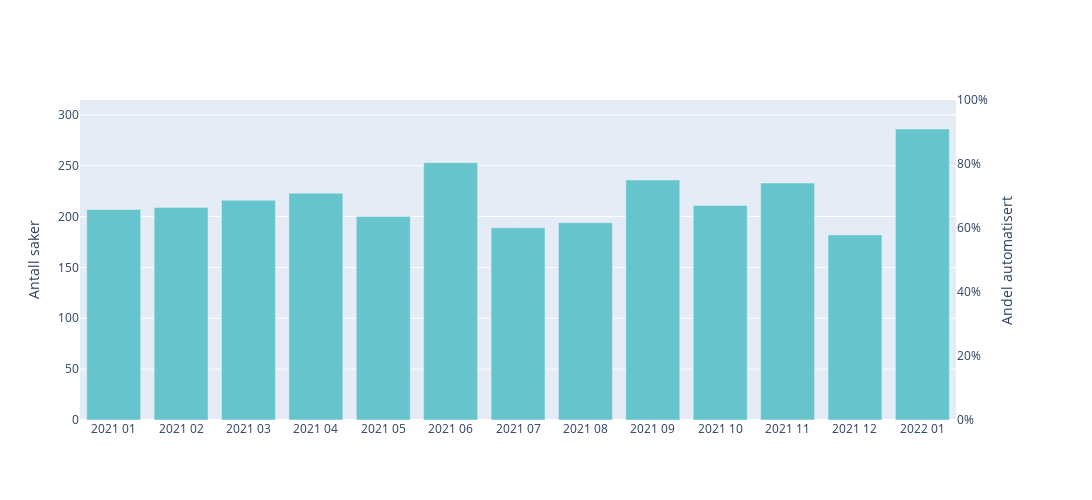

The notebook cell saved with this chart:
### Code cell
fig_automatisering_ikke_selvbetjent1 = plot_automatisering1(df_ikke_selvbetjent)
fig_automatisering_ikke_selvbetjent1.show()

### Figure 1 — Plotly figure (JSON) as saved in the notebook; plotly's stock layout.template omitted (floating-point values rounded to 4 significant figures)
{"data": [{"marker": {"color": "rgb(102, 197, 204)"}, "name": "Antall saker", "type": "bar", "x": ["2021 01", "2021 02", "2021 03", "2021 04", "2021 05", "2021 06", "2021 07", "2021 08", "2021 09", "2021 10", "2021 11", "2021 12", "2022 01"], "xaxis": "x", "y": [207, 209, 216, 223, 200, 253, 189, 194, 236, 211, 233, 182, 286], "yaxis": "y"}, {"line": {"color": "black", "dash": "solid"}, "mode": "lines+markers", "name": "Automatisk", "type": "scatter", "x": [], "xaxis": "x", "y": [], "yaxis": "y2"}, {"line": {"color": "grey", "dash": "solid"}, "mode": "lines", "name": "Del-automatisk", "type": "scatter", "x": [], "xaxis": "x", "y": [], "yaxis": "y2"}], "layout": {"autosize": false, "height": 500, "width": 1300, "xaxis": {"anchor": "y", "autorange": true, "domain": [0, 0.94], "range": [-0.5, 12.5], "type": "category"}, "yaxis": {"anchor": "x", "domain": [0, 1], "range": [0, 314.6], "title": {"text": "Antall saker"}, "type": "linear"}, "yaxis2": {"anchor": "x", "overlaying": "y", "range": [0, 1], "showgrid": false, "side": "right", "tickformat": ".0%", "title": {"text": "Andel automatisert"}}}}
